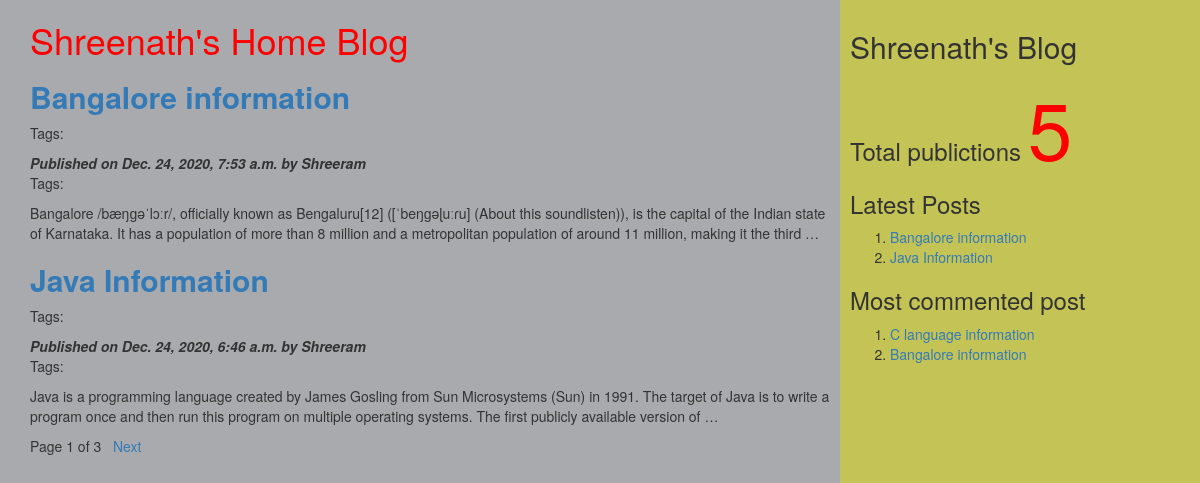
The page / on the database its author committed.
### myApp/models.py (models this page shows, shortened)
class Post(models.Model):
          tags=TaggableManager()
          STATUS_CHOICES=(('draft','Draft'),('published','Published'))
          title=models.CharField(max_length=256)
          slug=models.SlugField(max_length=264,unique_for_date='publish')
          author=models.ForeignKey(User,related_name='blog_posts',on_delete= models.CASCADE)
          body=models.TextField()
          publish=models.DateTimeField(default=timezone.now)
          created=models.DateTimeField(auto_now_add=True)
          updated=models.DateTimeField(auto_now=True)
          status= models.CharField(max_length=10,choices=STATUS_CHOICES,default='draft')
          objects=CustomManager()
          class Meta:
                ordering=('-publish',)
          def get_absolute_url(self):
                return reverse('post_detail',args=[self.publish.year,self.publish.strftime('%m'),self.publish.strftime('%d'),self.slug])

### myApp/views.py (the view)
# urls.py: url(r'^$',views.post_list_view),
def post_list_view(request,tag_slug=None):
    post_list=Post.objects.all()
    tag=None
    if tag_slug:
        tag=get_object_or_404(Tag,slug=tag_slug)#provided slug
        post_list=post_list.filter(tags__in=[tag])
    paginator=Paginator(post_list,2) #step1
    page_number=request.GET.get('page') #step2
    try:
       post_list=paginator.page(page_number) #step2
    except PageNotAnInteger:
       post_list=paginator.page(1) #step 3
    except EmptyPage:
      post_list=paginator.page(paginator.num_pages) #step 4
    d={'post_list':post_list,'tag':tag}
    return render(request,'myApp/post_list.html',d)

### myApp/models.py (called while the page is built)
    def get_queryset(self):
        return super().get_queryset().filter(status='published')

### myApp/templatetags/mytags.py (called while the page is built)
@register.simple_tag
def total_posts():
    return Post.objects.count()

@register.inclusion_tag('myApp/latest_post.html')
def show_latest_posts(count=3):
    latest_posts=Post.objects.order_by('-publish')[:count]
    return {'latest_posts':latest_posts}

@register.simple_tag
def get_most_commented_posts(count=2):
    return Post.objects.annotate(total_comments=Count('comments')).order_by('-total_comments')[:count]

### templates/myApp/post_list.html (shortened to what this page needs)
<html>
    {%extends 'myApp/parent.html'%}
        {%block content_block%}
        <h1 style="color:red">Shreenath's Home Blog</h1>
        {%for post in post_list%}
        <a href="{{post.get_absolute_url}}"><h2><b>{{post.title}}</b></h2></a>
         <p>Tags:
          </p>
        <i><b>Published on {{post.publish}} by {{post.author|title}}</b></i>
        <p>Tags:{{post.tags.all|join:','}}</p>
        {{post.body|truncatewords:40|linebreaks}}
        {%endfor%}
        {%include 'myApp/pagination.html' with page=post_list%}
        {%endblock%}

### templates/myApp/parent.html (shortened to what this page needs)
<html>
{%load mytags%}
    <head>
        <link rel="stylesheet" href="https://maxcdn.bootstrapcdn.com/bootstrap/3.3.7/css/bootstrap.min.css">
    </head>
    <body>
        <div class="content" style="width:70%;float:left;background-color:a8aaad;height:300%;padding:0 0 0 30px">
              {%block content_block%}
              {%endblock%}
        </div>
        <div class="sidebar" style="width:30%;float:right;background-color:#c4c456;height:300%;padding:10px">
            <h2>Shreenath's Blog</h2>
            <h3>Total publictions
              <span style="color:red;font-size:80px">
              {%total_posts%}</span>
              <h3>Latest Posts</h3>
              {% show_latest_posts 2 %}
              <h3>Most commented post</h3>
              {%get_most_commented_posts as m%}
              <ol>
                {%for post in m%}
                <li><a href="{{post.get_absolute_url}}">{{post.title}}</a></li>
                {%endfor%}
              </ol>
            </h3>
        </div>
    </body>
</html>

### templates/myApp/latest_post.html
<!DOCTYPE html>
<html lang="en" dir="ltr">
  <body>
    <ol>
    {%for post in latest_posts%}
    <li><a href="{{post.get_absolute_url}}">{{post.title}}</a></li>
    {%endfor%}
    </ol>
  </body>
</html>

### rows shown on the page
Post: title "Bangalore information", publish "Dec. 24, 2020, 7:53 a.m.", author "Shreeram", body "Bangalore /bæŋɡəˈlɔːr/, officially known as Bengaluru[12] ([ˈbeŋɡəɭuːɾu] (About this soundlisten)), is the capital of the Indian state of Karnataka. It has a population of more than 8 million and a metropolitan population of around 11 million, making it the third …"
Post: title "Java Information", publish "Dec. 24, 2020, 6:46 a.m.", author "Shreeram", body "Java is a programming language created by James Gosling from Sun Microsystems (Sun) in 1991. The target of Java is to write a program once and then run this program on multiple operating systems. The first publicly available version of …"
Post: title "C language information"

### other values the page prints
{{ page.number }} "1"
{{ page.paginator.num_pages }} "3"
